Frame 1 (no input): blank canvas, image omitted
Frame 60 (no input): blank canvas, image omitted
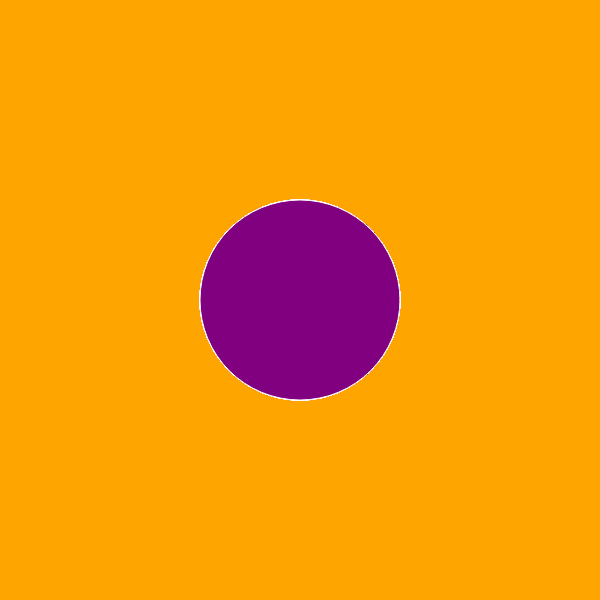
Frame 120 (the mouse pressed at the canvas centre since frame 60)

The p5.js sketch whose frames 1 and 60 were blank and that drew this single picture after the mouse press (run headless with seeded random() and noise() and a simulated clock; from frame 60 on, the mouse is pressed at the canvas centre):

// p5.js sketch
// ── sketch.js
function setup() {
  createCanvas(600, 600);
  background ("orange");
}

function draw() {
  
  stroke("white");
  fill("purple");
  
  if(mouseIsPressed){
    circle(mouseX,mouseY,200,350);
  }
}
